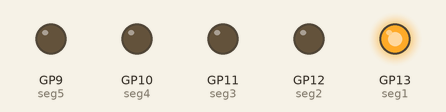
A program run on a simulated Raspberry Pi Pico running MicroPython. Shown: output pins drawn as LEDs (lit = HIGH).

Above: at 0.02 s.
At 0.67 s:
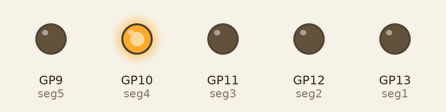
At 1.37 s:
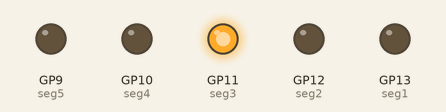
At 2.07 s:
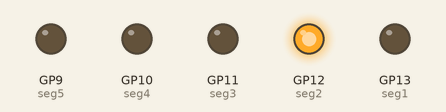
At 2.75 s:
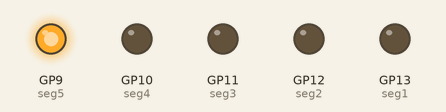
Timing chart, 0 to 3.0 s (numbered marks = the images above):
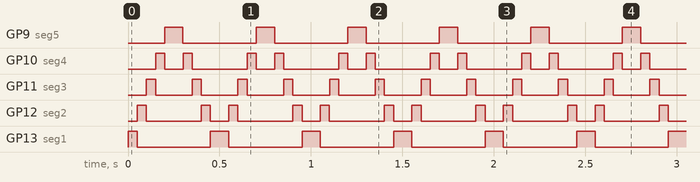

The program:

Larson_Scanner_Activity_3_Day_4.py
```python
# Let it Glow Advent Calendar - Day 4
# Larson Scanner - Activity 3
# As seen Knight Rider and BattleStar Galactica
# Lori Pfahler
# December 7, 2023

from machine import Pin
from utime import sleep

# Set up LED pins
seg1 = Pin(13, Pin.OUT)
seg2 = Pin(12, Pin.OUT)
seg3 = Pin(11, Pin.OUT)
seg4 = Pin(10, Pin.OUT)
seg5 = Pin(9, Pin.OUT)

# make a list of the LED objects
seg_list = [seg1, seg2, seg3, seg4, seg5]

# use try and except to end program with <ctrl><c>
try:
    while True:
        # Forwards through the list
        for LED in seg_list:
            LED.on()
            sleep(0.05)
            LED.off()
        # Backwards through the list
        for LED in reversed(seg_list):
            LED.on()
            sleep(0.05)
            LED.off()
except KeyboardInterrupt:
    # Turn all LEDs off
    for LED in seg_list:
        LED.value(0)
```

Measured:
- by itself, GP9 (seg5), GP13 (seg1): alternates HIGH for 0.10 s and LOW for 0.40 s
- by itself, GP10 (seg4): repeats every 0.50 s: LOW 0.10 s, HIGH 0.05 s, LOW 0.30 s, HIGH 0.05 s
- by itself, GP11 (seg3): alternates HIGH for 0.05 s and LOW for 0.20 s
- by itself, GP12 (seg2): repeats every 0.50 s: LOW 0.30 s, HIGH 0.05 s, LOW 0.10 s, HIGH 0.05 s
